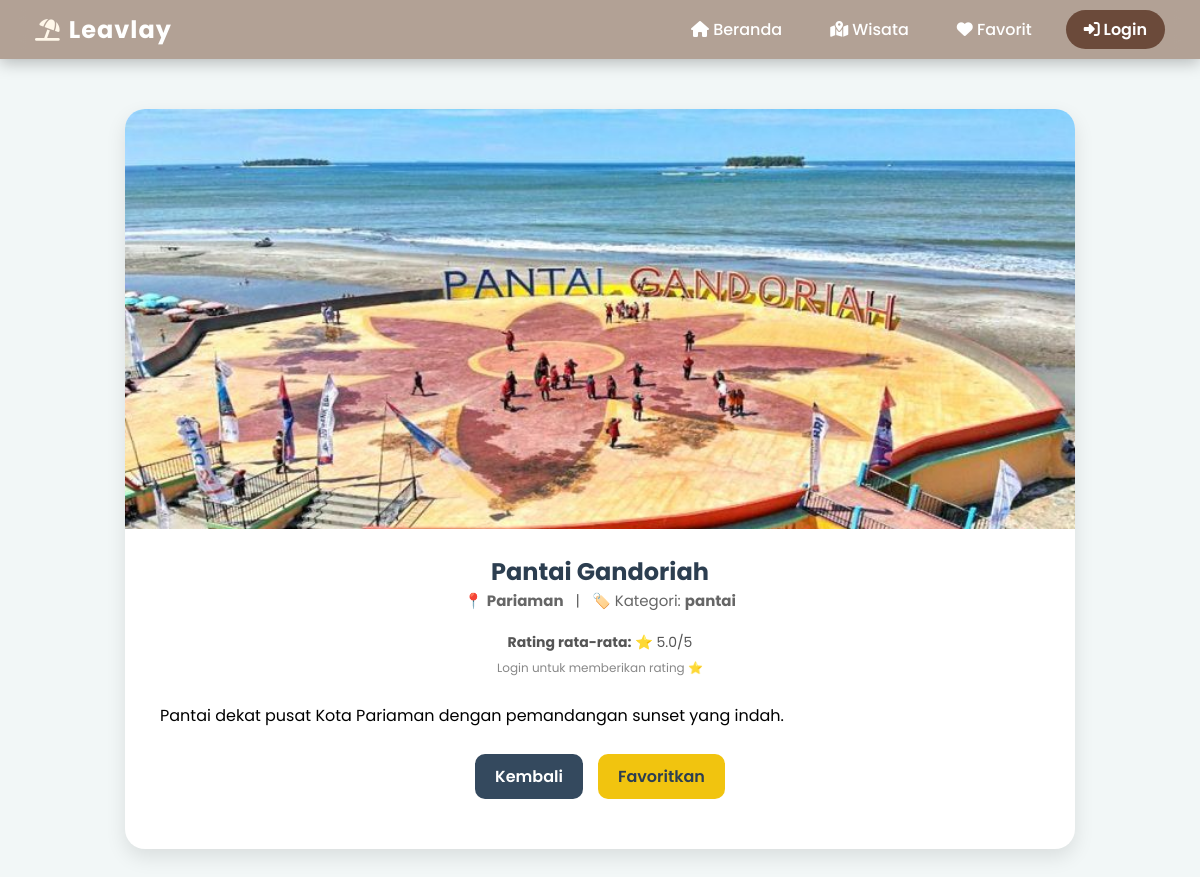
The app's page /detail/detail.php?id=3 with its own data.
### tables this page shows
CREATE TABLE `wisata` (
  `id_wisata` int(11) NOT NULL,
  `nama_wisata` varchar(100) DEFAULT NULL,
  `deskripsi` text NOT NULL,
  `lokasi` varchar(100) DEFAULT NULL,
  `id_kategori` int(11) DEFAULT NULL,
  `gambar` varchar(2555) NOT NULL
);

CREATE TABLE `kategori` (
  `id_kategori` int(11) NOT NULL,
  `nama_kategori` varchar(25) NOT NULL
);

### detail/detail.php (the view, shortened to what this page needs)
<?php
include "../navbar/navbar.php";
$id = intval($_GET['id']);
$wisata = mysqli_query($koneksi, "
    SELECT
        w.*,
        k.nama_kategori,
        IFNULL(ROUND(AVG(r.nilai_rating),1),0) AS rata_rating
    FROM wisata w
    JOIN kategori k ON w.id_kategori = k.id_kategori
    LEFT JOIN rating r ON w.id_wisata = r.id_wisata
    WHERE w.id_wisata = $id
    GROUP BY w.id_wisata
");
$data = mysqli_fetch_assoc($wisata);
$id_user = $_SESSION['id_user'] ?? 0;
$myRating = 0;
?>
<!DOCTYPE html>
<html lang="id">
<head>
</head>
<body>
<div class="container">
  <div class="image-container">
    <img src="../img/<?= $data['gambar']; ?>" alt="<?= $data['nama_wisata']; ?>">
  </div>
  <div class="content">
    <h2><?= $data['nama_wisata']; ?></h2>
    <div class="info">
      📍 <b><?= $data['lokasi']; ?></b> &nbsp; | &nbsp;
      🏷️ Kategori: <b><?= $data['nama_kategori']; ?></b>
    </div>
    <div class="rating-box">
      <div style="margin-bottom:6px;">
        <b>Rating rata-rata:</b> ⭐ <?= $data['rata_rating']; ?>/5
      </div>
      <?php if ($id_user): ?>
      <div class="star-rating" data-wisata="<?= $data['id_wisata']; ?>">
        <?php for ($i = 1; $i <= 5; $i++): ?>
          <span class="star <?= $i <= $myRating ? 'filled' : '' ?>" data-value="<?= $i ?>">★</span>
        <?php endfor; ?>
      </div>
      <div style="font-size:12px;color:#777;margin-top:5px;">Klik untuk memberikan rating</div>
      <?php else: ?>
        <div style="font-size:12px;color:#888;">Login untuk memberikan rating ⭐</div>
      <?php endif; ?>
    </div>
    <div class="desc">
      <?= nl2br($data['deskripsi']); ?>
    </div>
    <div class="buttons">
      <a href="../jelajahi/jelajahi.php" class="btn btn-back">Kembali</a>
      <a href="../favoritku/favoritkan.php?id=<?= $data['id_wisata']; ?>" class="btn btn-favorit">Favoritkan</a>
    </div>
  </div>
</div>
</body>
</html>

### navbar/navbar.php (style rules this page uses)
* { margin: 0; padding: 0; box-sizing: border-box; font-family: 'Poppins', sans-serif; }

### detail/detail.php (style rules this page uses)
body { font-family: 'Poppins', sans-serif; background: #f2f7f7; margin: 0; padding: 0; }
.container { width: 90%; max-width: 950px; margin: 50px auto; background: #fff; border-radius: 20px; box-shadow: 0 8px 20px rgba(0,0,0,0.1); overflow: hidden; }
.image-container { height: 420px; overflow: hidden; }
.image-container img { width: 100%; height: 100%; object-fit: cover; }
.content { padding: 25px 35px; }
h2 { text-align: center; color: #2c3e50; }
.info { text-align: center; color: #666; font-size: 15px; margin-bottom: 20px; }
.desc { text-align: justify; line-height: 1.7; margin-bottom: 25px; }
.rating-box { text-align: center; margin-bottom: 25px; font-size: 14px; color: #555; }
.buttons { display: flex; justify-content: center; gap: 15px; margin-bottom: 25px; }
.btn { padding: 10px 20px; border-radius: 10px; text-decoration: none; font-weight: 600; transition: 0.3s; }
.btn-back { background: #34495e; color: white; }
.btn-favorit { background: #f1c40f; color: #2c3e50; }

### records on screen
wisata: gambar (picture), nama_wisata "Pantai Gandoriah", lokasi "Pariaman", id_kategori.nama_kategori "pantai", deskripsi "Pantai dekat pusat Kota Pariaman dengan pemandangan sunset yang indah."

### other values on screen
$data['rata_rating'] "5.0"
